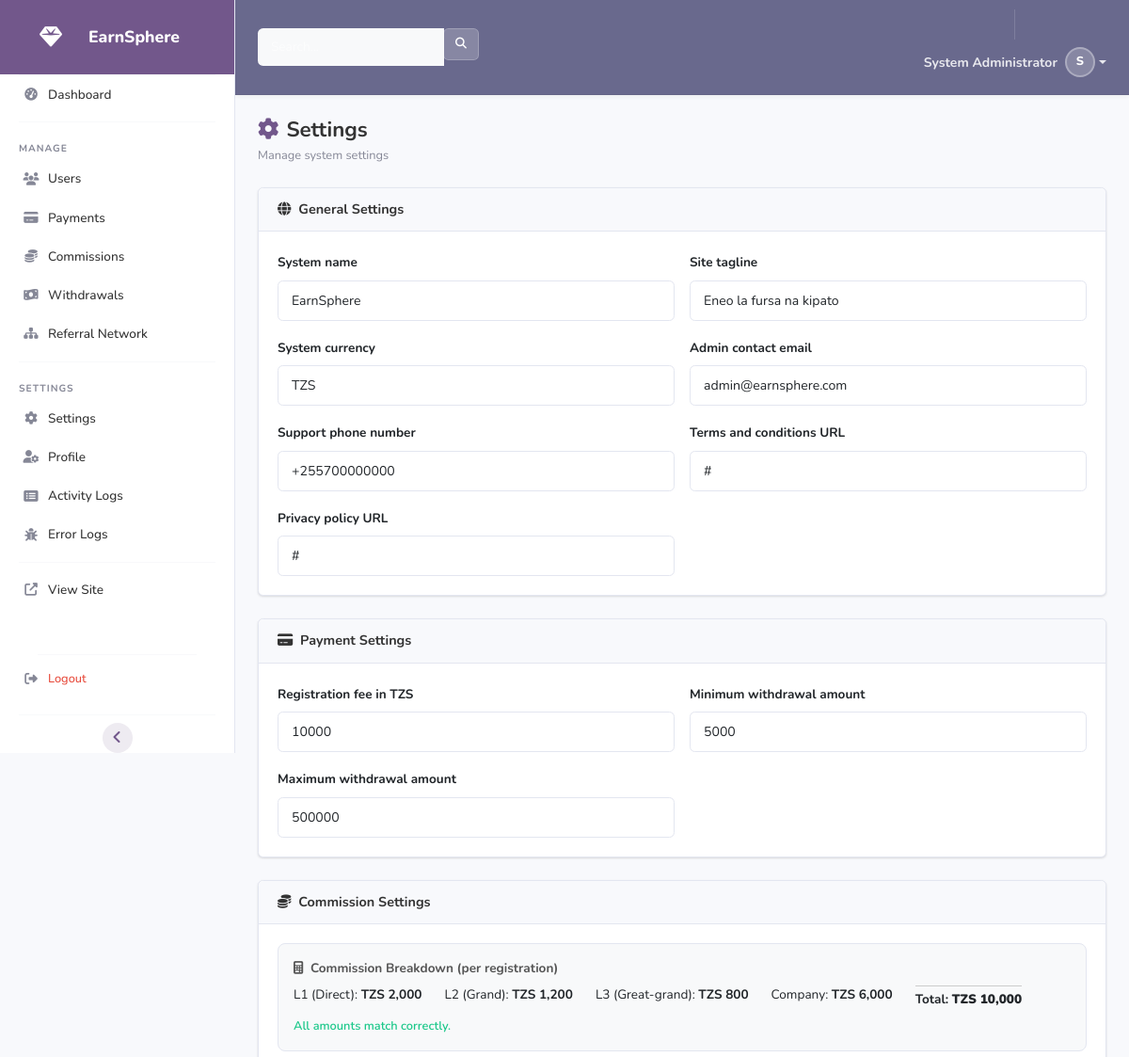
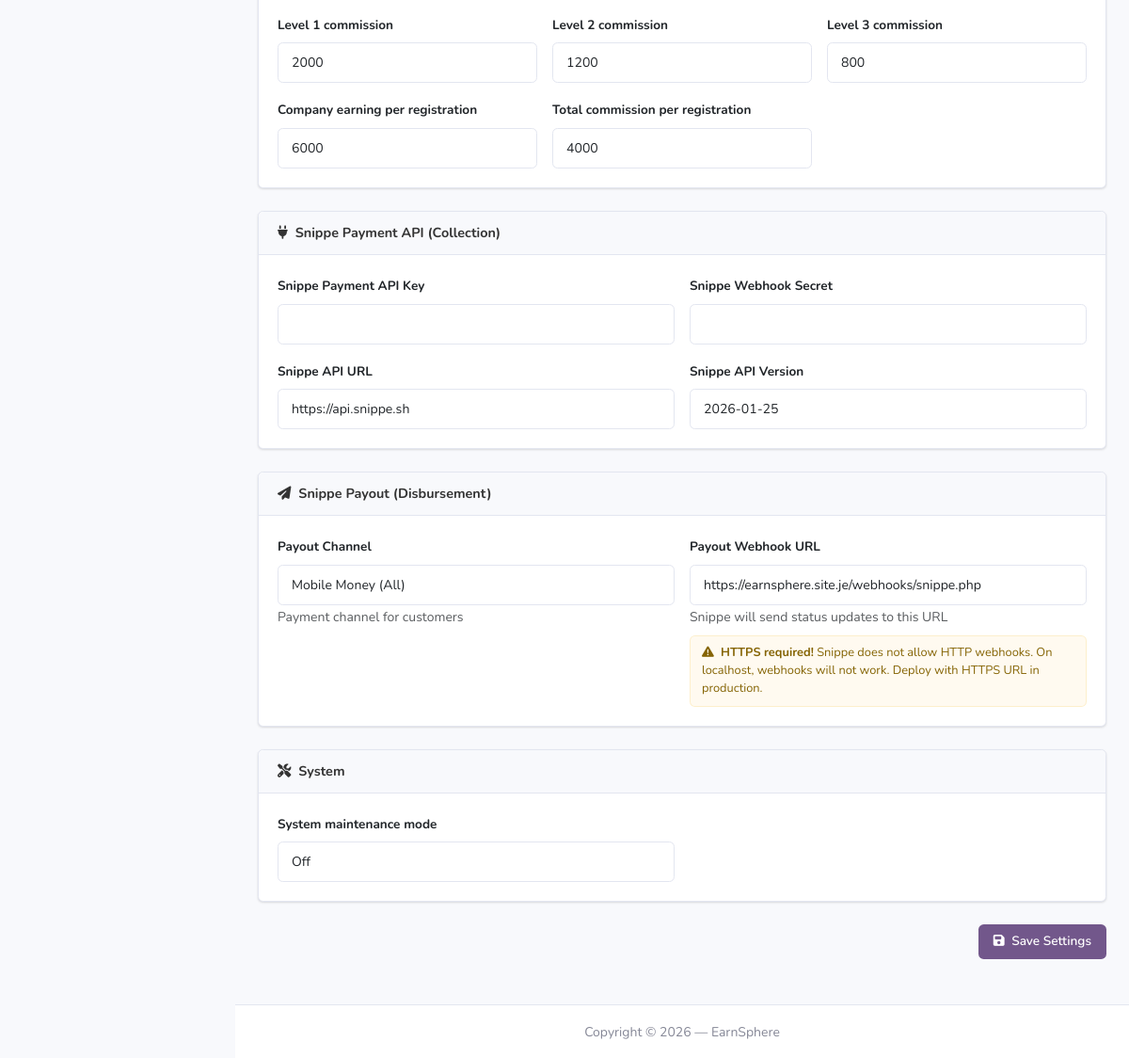
Screenshot of /admin/settings.php (signed in) with the database file from the repository (2 pictures, top to bottom).
### tables this page shows
CREATE TABLE IF NOT EXISTS `users` (
    `id` INT UNSIGNED NOT NULL AUTO_INCREMENT,
    `full_name` VARCHAR(150) NOT NULL,
    `phone` VARCHAR(20) NOT NULL,
    `email` VARCHAR(150) DEFAULT NULL,
    `password` VARCHAR(255) NOT NULL,
    `referral_code` VARCHAR(20) NOT NULL,
    `referred_by` INT UNSIGNED DEFAULT NULL,
    `referred_by_level` TINYINT UNSIGNED DEFAULT NULL COMMENT '1=direct,2=level2,3=level3',
    `avatar` VARCHAR(255) DEFAULT NULL,
    `status` ENUM('pending','active','suspended') NOT NULL DEFAULT 'pending',
    `role` ENUM('user','admin') NOT NULL DEFAULT 'user',
    `is_online` TINYINT(1) NOT NULL DEFAULT 0,
    `last_login` DATETIME DEFAULT NULL,
    `ip_address` VARCHAR(45) DEFAULT NULL,
    `created_at` DATETIME NOT NULL DEFAULT CURRENT_TIMESTAMP,
    `updated_at` DATETIME NOT NULL DEFAULT CURRENT_TIMESTAMP ON UPDATE CURRENT_TIMESTAMP,
    PRIMARY KEY (`id`),
    UNIQUE KEY `uk_phone` (`phone`),
    UNIQUE KEY `uk_email` (`email`),
    UNIQUE KEY `uk_referral_code` (`referral_code`),
    KEY `idx_referred_by` (`referred_by`),
    KEY `idx_status` (`status`),
    KEY `idx_role` (`role`),
    CONSTRAINT `fk_users_referred_by` FOREIGN KEY (`referred_by`) REFERENCES `users` (`id`) ON DELETE SET NULL
);

CREATE TABLE IF NOT EXISTS `settings` (
    `id` INT UNSIGNED NOT NULL AUTO_INCREMENT,
    `setting_key` VARCHAR(100) NOT NULL,
    `setting_value` TEXT DEFAULT NULL,
    `setting_type` ENUM('text','number','boolean','json') NOT NULL DEFAULT 'text',
    `description` VARCHAR(255) DEFAULT NULL,
    `updated_at` DATETIME NOT NULL DEFAULT CURRENT_TIMESTAMP ON UPDATE CURRENT_TIMESTAMP,
    PRIMARY KEY (`id`),
    UNIQUE KEY `uk_setting_key` (`setting_key`)
);

### admin/settings.php (the view, shortened to what the rows shown need)
<?php
require_once dirname(__DIR__) . '/config/database.php';
require_once dirname(__DIR__) . '/includes/helpers.php';
$allSettings = Database::fetchAll("SELECT * FROM settings ORDER BY id ASC");
$settingsMap = [];
foreach ($allSettings as $s) {
    $settingsMap[$s['setting_key']] = $s;
}
$categories = [
    'general'  => ['site_name', 'site_tagline', 'currency', 'admin_email', 'support_phone', 'terms_url', 'privacy_url'],
    'payment'  => ['registration_fee', 'min_withdrawal', 'max_withdrawal'],
    'commission' => ['commission_l1', 'commission_l2', 'commission_l3', 'company_earning', 'commission_total'],
    'snippe'   => ['snippe_api_key', 'snippe_webhook_secret', 'snippe_api_url', 'snippe_api_version'],
    'payout'   => ['payout_channel', 'payout_webhook_url'],
    'system'   => ['maintenance_mode'],
];
include __DIR__ . '/admin_header.php';
?>
<div class="page-header">
    <h1><i class="fas fa-cog me-2" style="color:var(--primary);"></i>Settings</h1>
</div>
<form method="POST">
    <div class="card mb-4">
        <div class="card-body">
            <div class="row g-3">
                <?php foreach ($categories['general'] as $key): ?>
                    <?php $s = $settingsMap[$key] ?? null; if (!$s) continue; ?>
                    <div class="col-md-6">
                        <label class="form-label" style="font-weight:700;font-size:0.85rem;"><?= $s['description'] ?: $key ?></label>
                        <input type="text" class="form-control" name="settings[<?= $key ?>]" value="<?= sanitize($s['setting_value']) ?>">
                    </div>
                <?php endforeach; ?>
            </div>
        </div>
    </div>
    <div class="card mb-4">
        <div class="card-body">
            <div class="row g-3">
                <?php foreach ($categories['payment'] as $key): ?>
                    <?php $s = $settingsMap[$key] ?? null; if (!$s) continue; ?>
                    <div class="col-md-6">
                        <label class="form-label" style="font-weight:700;font-size:0.85rem;"><?= $s['description'] ?: $key ?></label>
                        <input type="number" class="form-control" name="settings[<?= $key ?>]" value="<?= sanitize($s['setting_value']) ?>">
                    </div>
                <?php endforeach; ?>
            </div>
        </div>
    </div>
    <div class="card mb-4">
        <div class="card-body">
            <div class="row g-3">
                <?php foreach ($categories['commission'] as $key): ?>
                    <?php $s = $settingsMap[$key] ?? null; if (!$s) continue; ?>
                    <div class="col-md-4">
                        <label class="form-label" style="font-weight:700;font-size:0.85rem;">
                            <?= $s['description'] ?: $key ?>
                        </label>
                        <input type="number" class="form-control commission-input" name="settings[<?= $key ?>]"
                               value="<?= sanitize($s['setting_value']) ?>"
                               data-key="<?= $key ?>" min="0" step="100">
                    </div>
                <?php endforeach; ?>
            </div>
        </div>
    </div>
    <div class="card mb-4">
        <div class="card-body">
            <div class="row g-3">
                <?php foreach ($categories['snippe'] as $key): ?>
                    <?php $s = $settingsMap[$key] ?? null; if (!$s) continue; ?>
                    <div class="col-md-6">
                        <label class="form-label" style="font-weight:700;font-size:0.85rem;"><?= $s['description'] ?: $key ?></label>
                        <input type="text" class="form-control" name="settings[<?= $key ?>]" value="<?= sanitize($s['setting_value']) ?>">
                    </div>
                <?php endforeach; ?>
            </div>
        </div>
    </div>
    <div class="card mb-4">
        <div class="card-body">
            <div class="row g-3">
                <?php foreach ($categories['system'] as $key): ?>
                    <?php $s = $settingsMap[$key] ?? null; if (!$s) continue; ?>
                    <div class="col-md-6">
                        <label class="form-label" style="font-weight:700;font-size:0.85rem;"><?= $s['description'] ?: $key ?></label>
                        <select class="form-select" name="settings[<?= $key ?>]">
                            <option value="0" <?= $s['setting_value'] === '0' ? 'selected' : '' ?>>Off</option>
                        </select>
                    </div>
                <?php endforeach; ?>
            </div>
        </div>
    </div>
</form>
<?php include __DIR__ . '/admin_footer.php'; ?>

### admin/admin_header.php (shortened to what the rows shown need)
<?php
$adminUser = Database::fetchOne("SELECT full_name, avatar FROM users WHERE id = ?", [$_SESSION['user_id']]);
?>
<!DOCTYPE html>
<html lang="en">
<head>
    <link href="https://cdn.jsdelivr.net/npm/bootstrap@5.3.3/dist/css/bootstrap.min.css" rel="stylesheet">
    <link rel="stylesheet" href="https://cdnjs.cloudflare.com/ajax/libs/font-awesome/6.5.1/css/all.min.css">
    <link rel="stylesheet" href="<?= SITE_URL ?>/assets/css/admin.css">
</head>
<body id="page-top">
<div id="wrapper">
<div id="content-wrapper" class="d-flex flex-column">
    <div id="content">
        <nav class="topbar d-flex align-items-center justify-content-between">
            <ul class="navbar-nav ml-auto d-flex align-items-center">
                <li class="nav-item dropdown no-arrow">
                    <a class="nav-link dropdown-toggle d-flex align-items-center" href="#" id="userDropdown" role="button" data-bs-toggle="dropdown" style="color: rgba(255,255,255,0.85);">
                        <span class="mr-2 d-none d-lg-inline small" style="font-weight:700;">
                            <?= $adminUser['full_name'] ?? 'Admin' ?>
                        </span>
                        <div style="width:32px;height:32px;border-radius:50%;background:rgba(255,255,255,0.2);color:white;display:inline-flex;align-items:center;justify-content:center;font-weight:800;font-size:0.8rem;vertical-align:middle;margin-left:0.5rem;border:2px solid rgba(255,255,255,0.3);">
                            <?= strtoupper(substr($adminUser['full_name'] ?? 'A', 0, 1)) ?>
                        </div>
                    </a>
                </li>
            </ul>
        </nav>
        <div class="container-fluid" id="container-wrapper">

### rows the page displays
users: full_name "System Administrator", full_name "S"
settings: description "System name", setting_value "EarnSphere"
settings: description "Site tagline", setting_value "Eneo la fursa na kipato"
settings: description "System currency", setting_value "TZS"
settings: description "Admin contact email", setting_value "admin@earnsphere.com"
settings: description "Support phone number", setting_value "+255700000000"
settings: description "Terms and conditions URL", setting_value "#"
settings: description "Privacy policy URL", setting_value "#"
settings: description "Registration fee in TZS", setting_value "10000"
settings: description "Minimum withdrawal amount", setting_value "5000"
settings: description "Maximum withdrawal amount", setting_value "500000"
settings: description "Level 1 commission", setting_value "2000"
settings: description "Level 2 commission", setting_value "1200"
settings: description "Level 3 commission", setting_value "800"
settings: description "Company earning per registration", setting_value "6000"
settings: description "Total commission per registration", setting_value "4000"
settings: description "Snippe Payment API Key"
settings: description "Snippe Webhook Secret"
settings: description "Snippe API URL", setting_value "https://api.snippe.sh"
settings: description "Snippe API Version", setting_value "2026-01-25"
settings: description "System maintenance mode", setting_value "Off"

### other values shown
form field value "Mobile Money (All)"
